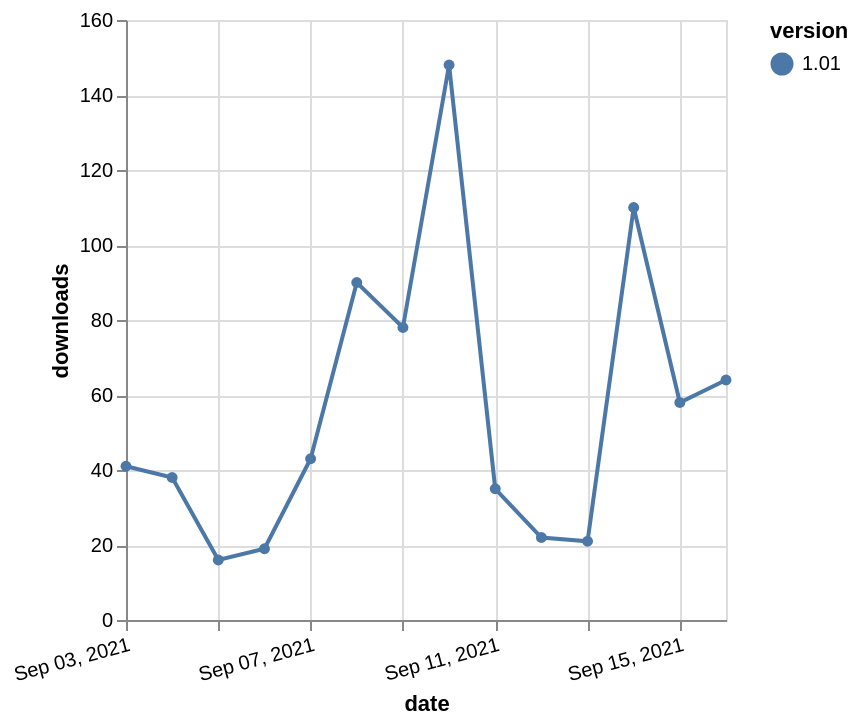

Vega-Lite specification for this chart:
### Vega-Lite specification from a JSON file in a GitHub repository (floating-point values rounded to 4 significant figures)
{"$schema": "https://vega.github.io/schema/vega-lite/v5.json", "description": "A simple bar chart with embedded data.", "data": {"values": [{"date": "2021-09-03", "total": 78631, "delta": 41, "version": "1.01"}, {"date": "2021-09-04", "total": 78669, "delta": 38, "version": "1.01"}, {"date": "2021-09-05", "total": 78685, "delta": 16, "version": "1.01"}, {"date": "2021-09-06", "total": 78704, "delta": 19, "version": "1.01"}, {"date": "2021-09-07", "total": 78747, "delta": 43, "version": "1.01"}, {"date": "2021-09-08", "total": 78837, "delta": 90, "version": "1.01"}, {"date": "2021-09-09", "total": 78915, "delta": 78, "version": "1.01"}, {"date": "2021-09-10", "total": 79063, "delta": 148, "version": "1.01"}, {"date": "2021-09-11", "total": 79098, "delta": 35, "version": "1.01"}, {"date": "2021-09-12", "total": 79120, "delta": 22, "version": "1.01"}, {"date": "2021-09-13", "total": 79141, "delta": 21, "version": "1.01"}, {"date": "2021-09-14", "total": 79251, "delta": 110, "version": "1.01"}, {"date": "2021-09-15", "total": 79309, "delta": 58, "version": "1.01"}, {"date": "2021-09-16", "total": 79373, "delta": 64, "version": "1.01"}]}, "width": "container", "mark": {"type": "line", "point": {"filled": true}}, "encoding": {"x": {"field": "date", "type": "temporal", "timeUnit": "yearmonthdate", "title": "date", "axis": {"labelAngle": -15}}, "y": {"field": "delta", "type": "quantitative", "title": "downloads"}, "color": {"field": "version", "type": "nominal"}, "tooltip": {"field": "delta"}}}
